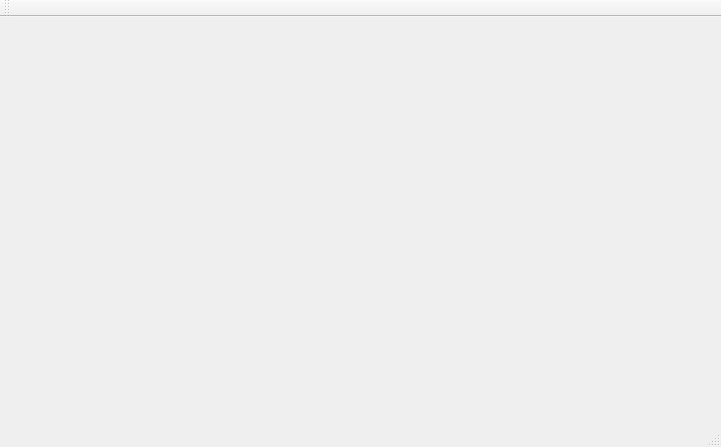
<?xml version="1.0" encoding="UTF-8"?>
<ui version="4.0">
 <class>MainWindow</class>
 <widget class="QMainWindow" name="MainWindow">
  <property name="geometry">
   <rect>
    <x>0</x>
    <y>0</y>
    <width>721</width>
    <height>447</height>
   </rect>
  </property>
  <property name="windowTitle">
   <string>MainWindow</string>
  </property>
  <widget class="QWidget" name="centralWidget">
   <widget class="QFrame" name="horizontalFrame">
    <property name="geometry">
     <rect>
      <x>210</x>
      <y>10</y>
      <width>501</width>
      <height>271</height>
     </rect>
    </property>
    <layout class="QHBoxLayout" name="horizontalLayout"/>
   </widget>
  </widget>
  <widget class="QMenuBar" name="menuBar">
   <property name="geometry">
    <rect>
     <x>0</x>
     <y>0</y>
     <width>721</width>
     <height>22</height>
    </rect>
   </property>
  </widget>
  <widget class="QToolBar" name="mainToolBar">
   <attribute name="toolBarArea">
    <enum>TopToolBarArea</enum>
   </attribute>
   <attribute name="toolBarBreak">
    <bool>false</bool>
   </attribute>
  </widget>
  <widget class="QStatusBar" name="statusBar"/>
 </widget>
 <layoutdefault spacing="6" margin="11"/>
 <resources/>
 <connections/>
</ui>
